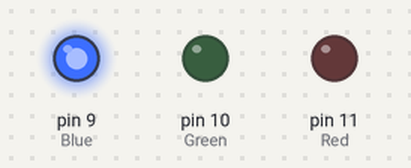
A sketch run on a simulated Arduino Uno, built with avr-gcc and run on an emulated ATmega328P. Parts: output pins drawn as LEDs (lit = HIGH). What the sketch prints to the serial monitor is not drawn.

Above: at 1.5 s.
At 3.5 s:
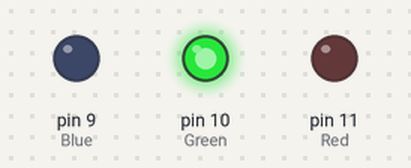
At 5.5 s:
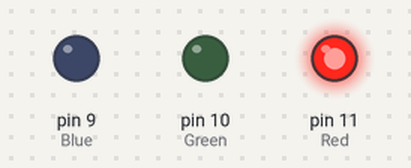
Timing chart, 0 to 9.1 s (numbered marks = the images above):
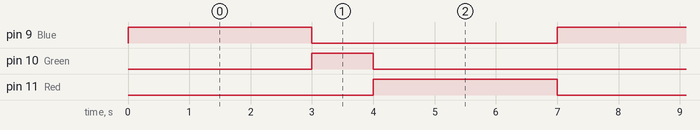

Measured:
- by itself, pin 9 (Blue), pin 11 (Red): alternates HIGH for 3.0 s and LOW for 4.0 s
- by itself, pin 10 (Green): alternates HIGH for 1.0 s and LOW for 6.0 s
- by itself, everything shown: repeats every 7.0 s, in 4 steps

The sketch:

6_3LED.ino
```cpp
#define Blue 9
#define Green 10
#define Red 11

void setup(){
  pinMode(Blue,OUTPUT);
  pinMode(Green,OUTPUT);
  pinMode(Red,OUTPUT);
  digitalWrite(Blue,LOW);
  digitalWrite(Green,LOW);
  digitalWrite(Red,LOW);
  Serial.begin(9600);
  Serial.println("Start");
}

void loop(){
  digitalWrite(Blue,HIGH);
  delay(3000);
  digitalWrite(Blue,LOW);
  digitalWrite(Green,HIGH);
  delay(1000);
  digitalWrite(Green,LOW);
  digitalWrite(Red,HIGH);
  delay(3000);
  digitalWrite(Red,LOW);
}
```
